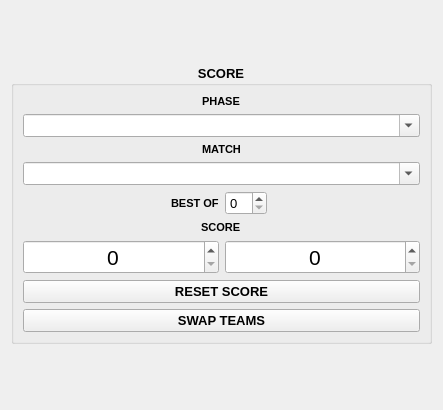
<?xml version="1.0" encoding="UTF-8"?>
<ui version="4.0">
 <class>Form</class>
 <widget class="QWidget" name="Form">
  <property name="geometry">
   <rect>
    <x>0</x>
    <y>0</y>
    <width>443</width>
    <height>410</height>
   </rect>
  </property>
  <property name="font">
   <font>
    <pointsize>8</pointsize>
    <weight>75</weight>
    <bold>true</bold>
   </font>
  </property>
  <property name="windowTitle">
   <string>Form</string>
  </property>
  <property name="locale">
   <locale language="English" country="UnitedStates"/>
  </property>
  <layout class="QVBoxLayout" name="verticalLayout">
   <item>
    <widget class="QGroupBox" name="scoreGroupBox">
     <property name="sizePolicy">
      <sizepolicy hsizetype="Preferred" vsizetype="Maximum">
       <horstretch>0</horstretch>
       <verstretch>0</verstretch>
      </sizepolicy>
     </property>
     <property name="font">
      <font>
       <pointsize>10</pointsize>
       <weight>75</weight>
       <bold>true</bold>
      </font>
     </property>
     <property name="title">
      <string>SCORE</string>
     </property>
     <property name="alignment">
      <set>Qt::AlignHCenter|Qt::AlignTop</set>
     </property>
     <layout class="QVBoxLayout" name="verticalLayout_2">
      <item>
       <layout class="QVBoxLayout" name="verticalLayout_3">
        <item alignment="Qt::AlignHCenter">
         <widget class="QLabel" name="label">
          <property name="font">
           <font>
            <pointsize>8</pointsize>
            <weight>75</weight>
            <bold>true</bold>
           </font>
          </property>
          <property name="text">
           <string>PHASE</string>
          </property>
         </widget>
        </item>
        <item>
         <widget class="QComboBox" name="phase">
          <property name="font">
           <font>
            <pointsize>10</pointsize>
            <weight>50</weight>
            <bold>false</bold>
           </font>
          </property>
          <property name="editable">
           <bool>true</bool>
          </property>
          <property name="placeholderText">
           <string>Pool A, Bracket, Top 8, etc</string>
          </property>
         </widget>
        </item>
       </layout>
      </item>
      <item>
       <layout class="QVBoxLayout" name="verticalLayout_4">
        <item alignment="Qt::AlignHCenter">
         <widget class="QLabel" name="label_2">
          <property name="font">
           <font>
            <pointsize>8</pointsize>
            <weight>75</weight>
            <bold>true</bold>
           </font>
          </property>
          <property name="text">
           <string>MATCH</string>
          </property>
         </widget>
        </item>
        <item>
         <widget class="QComboBox" name="match">
          <property name="font">
           <font>
            <pointsize>10</pointsize>
            <weight>50</weight>
            <bold>false</bold>
           </font>
          </property>
          <property name="editable">
           <bool>true</bool>
          </property>
          <property name="placeholderText">
           <string>Winners Finals, Losers Semis, etc</string>
          </property>
         </widget>
        </item>
       </layout>
      </item>
      <item>
       <layout class="QHBoxLayout" name="horizontalLayout">
        <property name="spacing">
         <number>6</number>
        </property>
        <item alignment="Qt::AlignRight">
         <widget class="QLabel" name="label_3">
          <property name="font">
           <font>
            <pointsize>8</pointsize>
            <weight>75</weight>
            <bold>true</bold>
           </font>
          </property>
          <property name="text">
           <string>BEST OF</string>
          </property>
         </widget>
        </item>
        <item alignment="Qt::AlignLeft">
         <widget class="QSpinBox" name="best_of">
          <property name="font">
           <font>
            <pointsize>10</pointsize>
            <weight>50</weight>
            <bold>false</bold>
            <kerning>true</kerning>
           </font>
          </property>
         </widget>
        </item>
       </layout>
      </item>
      <item alignment="Qt::AlignHCenter">
       <widget class="QLabel" name="label_4">
        <property name="font">
         <font>
          <pointsize>8</pointsize>
          <weight>75</weight>
          <bold>true</bold>
         </font>
        </property>
        <property name="text">
         <string>SCORE</string>
        </property>
       </widget>
      </item>
      <item>
       <layout class="QHBoxLayout" name="horizontalLayout_2">
        <item>
         <widget class="QSpinBox" name="score_left">
          <property name="font">
           <font>
            <pointsize>16</pointsize>
            <weight>50</weight>
            <bold>false</bold>
           </font>
          </property>
          <property name="alignment">
           <set>Qt::AlignBottom|Qt::AlignHCenter</set>
          </property>
         </widget>
        </item>
        <item>
         <widget class="QSpinBox" name="score_right">
          <property name="font">
           <font>
            <pointsize>16</pointsize>
            <weight>50</weight>
            <bold>false</bold>
           </font>
          </property>
          <property name="alignment">
           <set>Qt::AlignBottom|Qt::AlignHCenter</set>
          </property>
         </widget>
        </item>
       </layout>
      </item>
      <item>
       <widget class="QPushButton" name="btResetScore">
        <property name="text">
         <string>RESET SCORE</string>
        </property>
       </widget>
      </item>
      <item>
       <widget class="QPushButton" name="btSwapTeams">
        <property name="text">
         <string>SWAP TEAMS</string>
        </property>
       </widget>
      </item>
     </layout>
    </widget>
   </item>
  </layout>
 </widget>
 <tabstops>
  <tabstop>phase</tabstop>
  <tabstop>match</tabstop>
  <tabstop>best_of</tabstop>
  <tabstop>score_left</tabstop>
  <tabstop>score_right</tabstop>
 </tabstops>
 <resources/>
 <connections/>
</ui>
